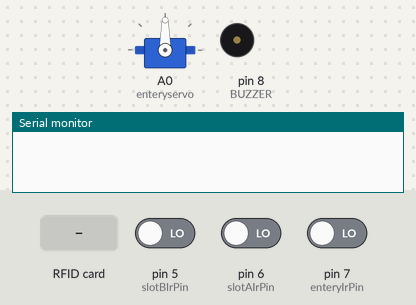
Bench run of a sketch on a simulated Arduino Uno, built with avr-gcc and run on an emulated ATmega328P. On the bench: servo, buzzer (waves = sounding, pin HIGH), the last lines printed to the serial monitor. The test bench sets the inputs (shaded band); at power-on: pin 5 (slotBIrPin) LOW, pin 6 (slotAIrPin) LOW, pin 7 (enteryIrPin) LOW. Pins used as bus, display or sensor lines are not drawn.

Above: at 2.2 s.
2.3 s: RFID card 9B EA 80 22 held to the reader
At 2.9 s:
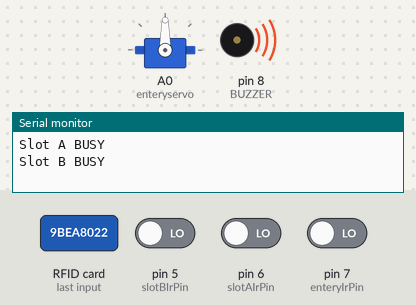
Timing chart, 0 to 5.3 s (numbered marks = the images above; inputs shaded):
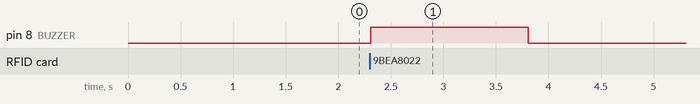

The sketch:

rfid.ino
```cpp
#include <Wire.h>
#include <LiquidCrystal_I2C.h>
#include <Servo.h>
///////////////////////////////////////////////////
#include<SPI.h>
#include<MFRC522.h>
#define SS_PIN 10//sda
#define RST_PIN 9
MFRC522 rfid(SS_PIN, RST_PIN);
//MFRC522::MIFARE_Key key;
 // Create MFRC522 instance.
//////////////////////////////////////////////////

//I2C pins declaration for LCD
LiquidCrystal_I2C lcd(0x27,16,2);
Servo enteryservo; //Mo cua

//Dinh nghia chan
int enteryIrPin = 7;  int enteryIr = HIGH;
int slotAIrPin = 6;   int slotAIr = HIGH;
int slotBIrPin = 5;   int slotBIr = HIGH;
//---------------------------------------------------
void setup() {
 pinMode(enteryIrPin, INPUT);// IR Pin Setup

 SPI.begin();     // Initiate  SPI bus
 // Initiate MFRC522
  rfid.PCD_Init();
  Serial.println("CLEARDATA");// xóa dữ liệu trên sheet đầu tiên của file excel
  Serial.println("LABEL,Date,Time,VAO/RA,RFID UID");//Nhãn (label) cho 4 cột đầu tiên trên sheet đầu tiên của file excel
  delay(1000);
  Serial.begin(9600);

  enteryservo.attach(A0);
  pinMode(8, OUTPUT);//BUZZER
  pinMode(slotAIrPin, INPUT);
  pinMode(slotBIrPin, INPUT);


}

void loop() {
   //////////////////////////////////////////
if ( ! rfid.PICC_IsNewCardPresent()){
    return;
  }

  // Doc the
  if ( !rfid.PICC_ReadCardSerial()) {
    return;
  }

  // Serial.print(F("PICC type: "));
  MFRC522::PICC_Type piccType = rfid.PICC_GetType(rfid.uid.sak);
  // Serial.println(rfid.PICC_GetTypeName(piccType));

  // Check is the PICC of Classic MIFARE type
  if (piccType != MFRC522::PICC_TYPE_MIFARE_MINI &&
    piccType != MFRC522::PICC_TYPE_MIFARE_1K &&
    piccType != MFRC522::PICC_TYPE_MIFARE_4K) {
    Serial.println(F("Your tag is not of type MIFARE Classic."));
    return;
  }

  String strID = "";
  for (byte i = 0; i < 4; i++) {
    strID +=
    (rfid.uid.uidByte[i] < 0x10 ? "0" : "") +
    String(rfid.uid.uidByte[i], HEX) +
    (i!=3 ? ":" : "");
  }
  strID.toUpperCase();
//////////////////////////////////////////////
// Check Slot
  int slotAval = digitalRead(slotAIrPin);
  int slotBval = digitalRead(slotBIrPin);

  if (slotAval == 0)
  {
    Serial.println("Slot A BUSY");
  }
  else{
    Serial.println("Slot A clear");
  }
  //slotb
   if (slotBval == 0)
  {
    Serial.println("Slot B BUSY");
  }
  else{
    Serial.println("Slot B clear");
  }


 //Full slot
 if(   !(digitalRead(enteryIrPin)) && !(digitalRead(slotAIrPin)) && !(digitalRead(slotBIrPin)))
     {
      digitalWrite(8, HIGH); delay(1500); digitalWrite(8, LOW);
      Serial.println("Welcome, Parking Full No Available Slots");
      delay(100);
     }
  else
  {

    if(strID.indexOf("9B:EA:80:22")>=0) {Serial.println( (String) "DATA,DATE,TIME,VAO," + strID);cuavao();}
  }

}
///////////////////////////////////////End loop
 void cuavao()
  {
    Serial.println("Welcome, Parking Available Slots");  //print slot1 and slo2 available
    enteryservo.write(90);
    delay(4000);
    enteryservo.write(0);

  }
```

Measured:
- after the input at 2.3 s, pin 8 (BUZZER): LOW → HIGH at once, → LOW 1.5 s later
